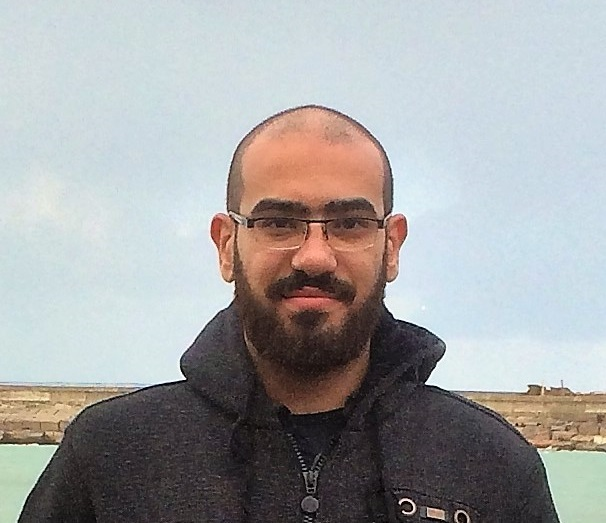
#> input picture test.jpg, 606 x 523 px
$ python image2bitmap.py test.jpg
#> lines starting #> are read from the running program, lines starting #| are printed output that depends on the picture; after the words box and inside, x2 and y2 are one past the last pixel; in counts of white or black regions, pixels touching at a corner belong together
#> in main, img_obj is the input picture: PIL image 606x523 RGB; mean R, G, B 163.5, 163.9, 164
#!/usr/bin/env python3

# --------------------------------------------------------------------------------------------------------------------
"""
This script converts .jpg, .jpeg and .png images to bitmaps.
:requirements: Python3.7+, numpy & PIL
:usage: Usage: python image2bitmap.py /in/image/path /out/image/path
"""

# ---------------------------------------------------------------------------------------------------------------------

import sys
from io import StringIO
import numpy
from argparse import ArgumentParser
from PIL import Image
import pathlib

# ---------------------------------------------------------------------------------------------------------------------

__version__ = "1.2"


# ---------------------------------------------------------------------------------------------------------------------

def get_rgb(img):
    """
    Extract RGB channels from given image

    :param img: image object (JPEG, JPG, PNG, etc) that has RGB channels
    :type img:
    :return: RGB channels
    :rtype:
    """
    channels_num = len(img.mode)
#> channels_num = 3
    img_array = numpy.array(img)
    r_ch, g_ch, b_ch, *_ = numpy.split(img_array, channels_num, axis=2)
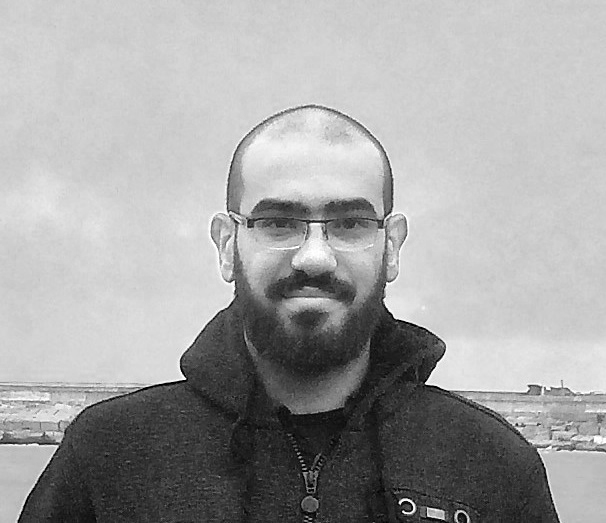
#> r_ch: shape (523, 606, 1); min 0, max 255, mean 163.5
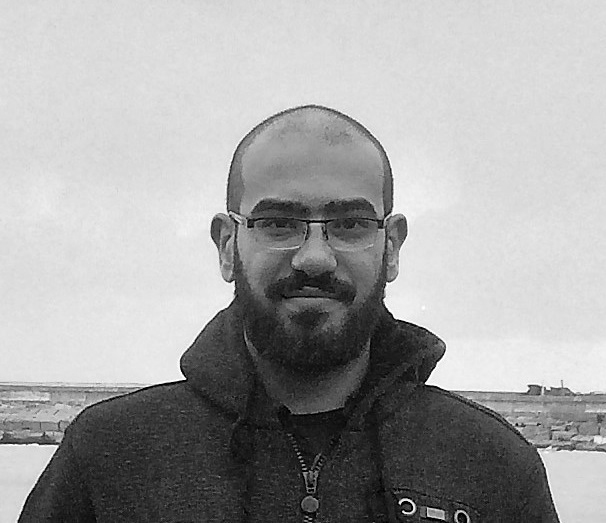
#> g_ch: shape (523, 606, 1); min 0, max 255, mean 163.9
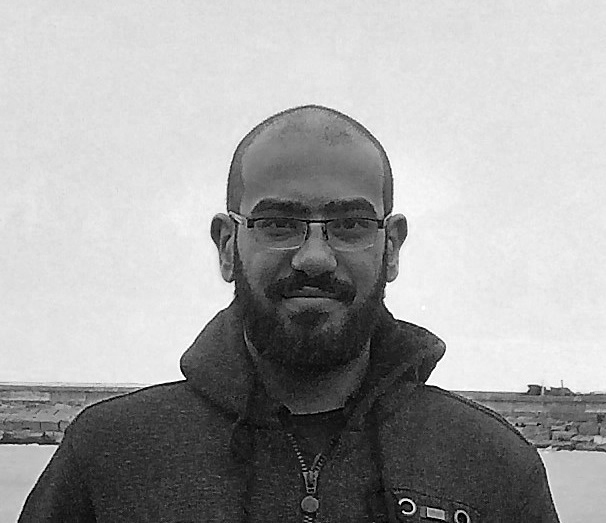
#> b_ch: shape (523, 606, 1); min 0, max 255, mean 164
    return r_ch, g_ch, b_ch


def rgb_to_grey(r_ch, g_ch, b_ch) -> numpy.ndarray:
    """
    Mixes RGB channels into greyscale

    :param r_ch: Red channel data
    :type r_ch: numpy.ndarray
    :param g_ch: Green channel data
    :type g_ch: numpy.ndarray
    :param b_ch: Blue channel data
    :type b_ch: numpy.ndarray
    :return: Greyscale channel
    :rtype: numpy.ndarray
    """
    grey = (0.3 * r_ch + 0.59 * g_ch + 0.11 * b_ch)
    return grey


def grey_to_bitmap(grey, threshold=128) -> numpy.ndarray:
    """
    Converts a greyscale channel to bitmap

    :param grey:
    :type grey: numpy.ndarray
    :param threshold: Value that separates black/white pixels. Pixels with value >= threshold will be white.
    :type threshold: int
    :return: resulting bitmap
    :rtype: numpy.ndarray
    """
#> called with threshold = 128
    bmp = (grey // threshold) * 255
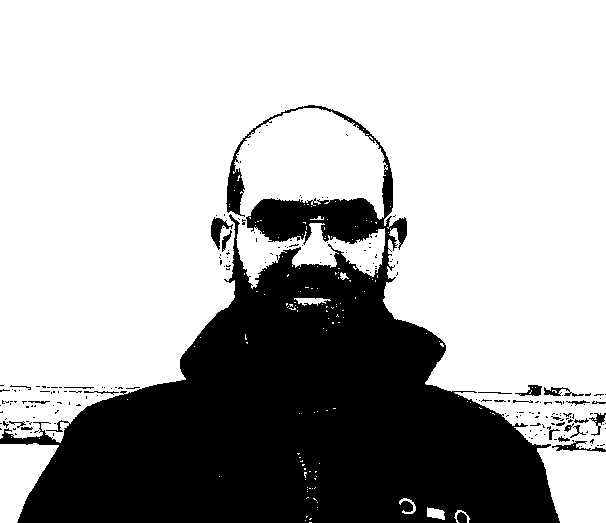
#> bmp: shape (523, 606, 1) float64; 69.1% white; 197 black regions (173 under 20 px), largest, box (x1, y1, x2, y2) and area: (0, 105, 560, 523) 95625, (211, 217, 233, 250) 287, (552, 441, 606, 452) 208
    return bmp.astype(numpy.uint8)


# [42 lines left out: function save_bitmap_bytes, not called in this run]


def main() -> int:
    arg_parser = ArgumentParser(
        description="Convert a given image (JPGJPEG//PNG) into a bitmap image, "
                    "or extract its bitmap equivalent bytes into a file."
                    "It first converts image's RGB channels to single greyscale channel"
                    "then applies a mask (threshold value) on the greyscale pixels."
                    "The resulting pixels will be either black or white.",
    )

    oper_group = arg_parser.add_argument_group("operations")  # supported operations command group
    opt_group = arg_parser.add_argument_group("output options")  # supported options command group

    # input image
    arg_parser.add_argument(
        'in_img',
        help="input image path."
    )

    # output file
    arg_parser.add_argument(
        '-o', '--out_file',
        help="output image/file path.",
        default="out"
    )

    # maximum dimension (for a square image)
    opt_group.add_argument(
        '-m', '--max_dim',
        help="maximum dimension of output image (width or height) in pixels. "
             "Note: this option is overridden by -s if both options are given.",
        type=int, default=0
    )

    # size (width x height)
    opt_group.add_argument(
        '-s', '--size',
        help="output image size. Note: this option overrides -m if both options are given.",
        nargs=2,
        type=int,
        default=0
    )

    # greyscale to monochrome conversion threshold
    opt_group.add_argument(
        '-t', '--threshold',
        help="threshold for converting RGB pixels to bitmap.",
        type=int,
        default=128
    )

    # convert to bitmap & save as hexdump file
    oper_group.add_argument(
        '-b', '--bytes',
        help="extract bitmap equivalent bytes and save to output file.",
        action="store_true",
        default=False
    )

    # convert to bitmap & save as bitmap image
    oper_group.add_argument(
        '-c', '--convert',
        help="convert image to bitmap and save to output file.",
        action="store_true",
        default=True
    )

    cmd_args = arg_parser.parse_args(sys.argv[1:])

    out_file: pathlib.Path = pathlib.Path(cmd_args.out_file).absolute()
    out_file_dir: pathlib.Path = out_file.parent
    out_file_name: str = out_file.name

    image_file: pathlib.Path = pathlib.Path(cmd_args.in_img)

    # check image file
    if not image_file.is_file():
        print(f"input file: {cmd_args.in_img} doesn't exist!")
        return -1

    if image_file.suffix.lower() not in (".jpg", ".jpeg", ".png"):
        print(f"Unsupported format: {image_file.suffix}. Allowed image formats: JPG/JPEG, PNG")
        return -1

    # open image file
    with Image.open(image_file) as img_obj:

        # check that image has RGB channels
        if len(img_obj.mode) < 3:
            print(f"Image {image_file} doesn't have RGB channel. Convert it to another format.")
            return -1

        # resize image
        if cmd_args.size:
            img_obj = img_obj.resize((cmd_args.size[0], cmd_args.size[1]))

        # set max dimensions
        elif cmd_args.max_dim:
            scale = cmd_args.max_dim / max(img_obj.size)
            new_width = int(img_obj.width * scale)
            new_height = int(img_obj.height * scale)
            img_obj = img_obj.resize((new_width, new_height))

        # get image r, g, b channels
        r_ch, g_ch, b_ch = get_rgb(img_obj)

        # convert image to grey scale
        gs_img = rgb_to_grey(r_ch, g_ch, b_ch)

        # convert greyscale to bitmap
        bmp_bytes = grey_to_bitmap(gs_img, cmd_args.threshold)
        bmp_bytes = bmp_bytes.reshape(gs_img.shape[0], gs_img.shape[1])

        # save bitmap bytes to a hex dump file
        if cmd_args.bytes:
            save_bitmap_bytes(bmp_bytes, out_file.with_suffix(".h"))

        # save bitmap to file
        if cmd_args.convert:
            bmp_img = Image.fromarray(bmp_bytes, mode='L')
            bmp_img.save(out_file.with_suffix(".bmp"))

    return 0


if __name__ == '__main__':
    ret: int = main()
    sys.exit(ret)
#> (the program exits here)
